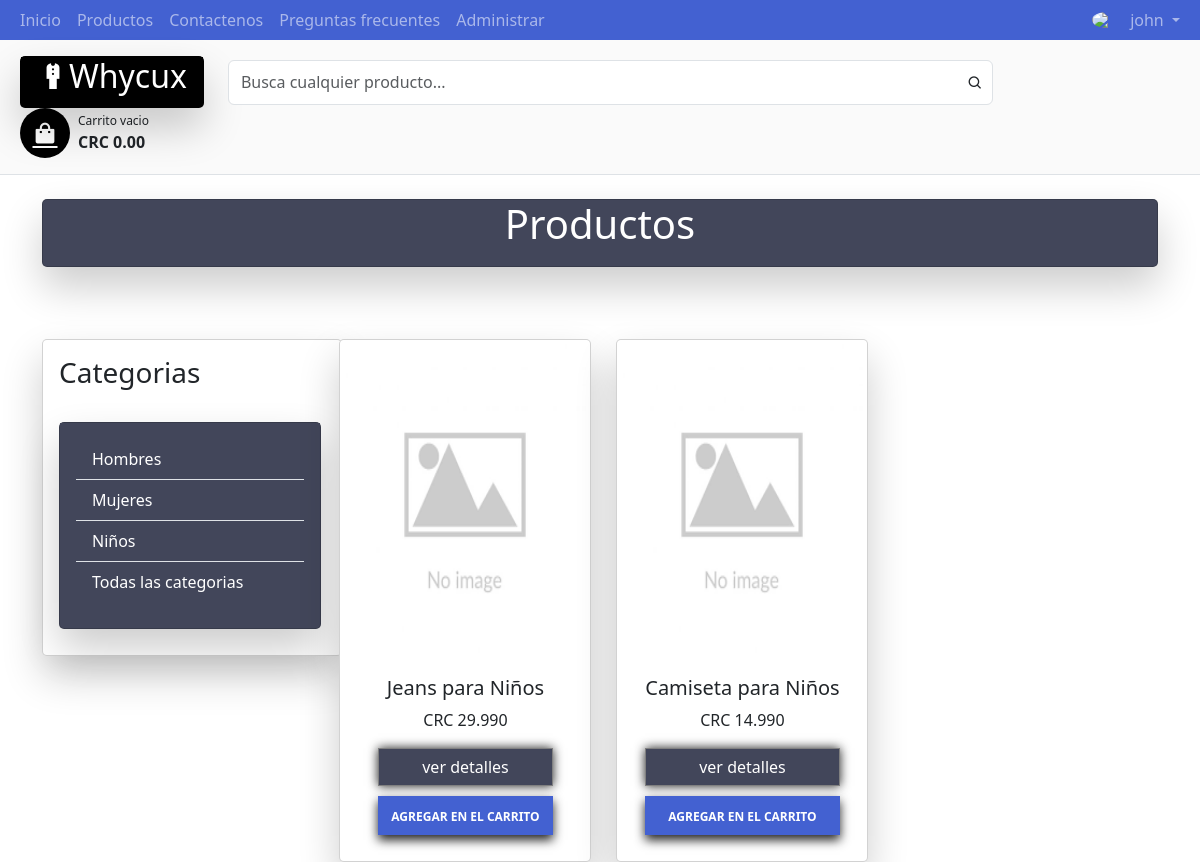
The page /products.php?category_id=3 (signed in) on the database its author committed.
### tables this page shows
CREATE TABLE categories (
    category_id INT(11) NOT NULL AUTO_INCREMENT,
    name VARCHAR(255) NOT NULL,
    PRIMARY KEY (category_id)
);

CREATE TABLE products (
    product_id INT(11) NOT NULL AUTO_INCREMENT,
    name VARCHAR(255) NOT NULL,
    description TEXT,
    price DECIMAL(10, 3) NOT NULL,
    category_id INT(11),
    image VARCHAR(255) DEFAULT 'assets/no_image.png',
    PRIMARY KEY (product_id)
);

### DAL/categories.php (called while the page is built, shortened)
<?php
function getAllCategories()
{
    $connection = Conecta();
    $response = $connection->query("select * from categories");
    return $response;
}
function getProductsByCategory($category_id)
{
    $connection = Conecta();
    $sql = "SELECT * FROM products WHERE category_id = $category_id";
    $response = $connection->query($sql);
    return $response;
}

### components/cardProduct/cardProduct.php (the view, shortened to what this page needs)
<link rel="stylesheet" type="text/css" href="components/cardProduct/card.css">
<link rel="stylesheet" type="text/css" href="components/navbar/navbar.css">
<?php
require_once 'DAL/products.php';
require_once 'DAL/categories.php';
if (!isset($_GET['category_id'])) {
    $products = getAllProducts();
} else {
    $category_id = $_GET['category_id'];
    $products = getProductsByCategory($category_id);
}
$user_id = $_SESSION['user']['user_id'];
$cart = null;
if (!isset($_SESSION['cart'])) {
    $cart = createCart($user_id);
} else {
    $cart = $_SESSION['cart'];
}
$cart_id = $cart['cart_id'];
echo "<div class='container-fluid'>";
echo "<div class='row'>";
if ($products->num_rows > 0) {
    while ($row = $products->fetch_assoc()) {
        echo "<div class='col-md-4'>";
        echo  "  <div class='card mx-auto col-md-3 col-10 mt-5'>";
        echo  "  <img class='mx-auto img-thumbnail' src='{$row['image']}' width='250px' height='auto' style='min-height:320px;' />";
        echo  "  <div class='card-body text-center mx-auto'>";
        echo  "      <div class='cvp'>";
        echo  "          <h5 class='card-title font-weight-bold'>{$row['name']}</h5>";
        echo  "      <p class='card-text'>CRC  {$row['price']}</p>";
        echo  "       <a href='single_product.php?id={$row['product_id']}' data-id='{$row['product_id']}' class='btn details px-auto' style='background-color: #42465A; color: white;'>ver detalles</a><br />";
        echo  "        <button class='btn cart px-auto' data-id='{$row['product_id']}' data-cart_id='$cart_id'>AGREGAR EN EL CARRITO</button>";
        echo  "     </div>";
        echo  "  </div>";
        echo "  </div>";
        echo "</div>";
    }
} else {
    echo "<h1>NO HAY PRODUCTOS</h1>";
}
echo "</div>";
echo "</div>";
?>

### components/categories/categories.php (shortened to what this page needs)
<div class="card" style="min-width: 300px;">
    <div class="card-body">
        <h3 style="text-align: left;">Categorias</h3>
        <br>
        <div class='card' style="background-color: #42465A;min-width: 260px;align-items: center;">
            <div class="card-body" style="background-color: #42465A;min-width: 260px;">
                <article class='card-group-item' style='background-color: #42465A;'>
                    <div class='filter-content' style='background-color: #42465A;'>
                        <div class='list-group list-group-flush' style='background-color: #42465A;'>
                            <?php
                            require_once 'DAL/categories.php';
                            $categories = getAllCategories();
                            if ($categories->num_rows > 0) {
                                while ($row = $categories->fetch_assoc()) {
                                    echo "<a id='categories_links'
                                    style='background-color: #42465A' href='http://localhost/whycux/products.php?category_id={$row['category_id']}' class='list-group-item'
                                    data-category-id='{$row['category_id']}'
                                    >{$row['name']} </a>";
                                }
                                echo "<a id='categories_links'
                                    style='background-color: #42465A' href='http://localhost/whycux/products.php' class='list-group-item'
                                    data-category-id='0'
                                    >Todas las categorias </a>";
                            } else {
                                echo "<h3>No hay categorias</h3>";
                            }
                            ?>
                        </div>
                    </div>
                </article>
            </div>
        </div>
    </div>
</div>

### style.css (style rules this page uses)
body { background-color: rgb(250, 250, 250); }
#categories_links { color: white; }

### components/cardProduct/card.css (style rules this page uses)
.details { border: 1.5px solid grey; color: #212121; width: 100%; height: auto; box-shadow: 0px 0px 10px #212121; }
.cart { background-color: #4361D1; color: white; margin-top: 10px; font-size: 12px; font-weight: 900; width: 100%; height: 39px; padding-top: 9px; box-shadow: 0px 5px 10px #212121; }
.card { width: fit-content; }
.card-body { width: fit-content; }
.btn { border-radius: 0; }
.img-thumbnail { border: none; }
.card { box-shadow: 0 20px 40px rgba(0, 0, 0, .2); border-radius: 5px; padding-bottom: 10px; }

### rows shown on the page
categories: name "Hombres"
categories: name "Mujeres"
categories: name "Niños"
products: image (placeholder picture), name "Jeans para Niños", price "29.990"
products: image (placeholder picture), name "Camiseta para Niños", price "14.990"

### other values the page prints
$user['username'] "john"
